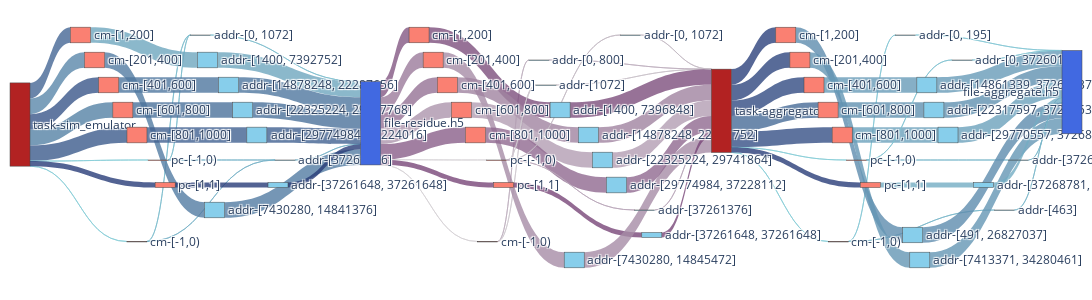

This figure's notebook cell:
### Code cell
f2_nodes, f2_nodes_dict = get_nodes_for_sankey(F2,rm_tags=['sim','agg_r','agg_w'])

# print(node_ref2)

f2_links = get_links_for_sankey(F2, f2_nodes_dict)
fig = go.Figure(go.Sankey(
            node = f2_nodes,
            link = f2_links, orientation='h'))

fig.update_layout(
    autosize=False,
    width=2000,
    height=300,
    margin=dict(
        l=10,
        r=10,
        b=40,
        t=10,
        pad=4
    ),
)
fig.show()
fig.write_html(f"{image_path}/sankey-grouped-sim_w_agg_r_w-vol-vfd.html")

### Figure 1 — Plotly figure (JSON) as saved in the notebook; plotly's stock layout.template omitted (floating-point values rounded to 4 significant figures)
{"data": [{"link": {"color": ["rgba(136.42857142857142, 204.64285714285714, 216.42857142857142, 0.8)", "rgba(68.57142857142857, 102.85714285714286, 148.57142857142856, 0.8)", "rgba(90.0, 135.0, 170.0, 0.8)", "rgba(57.85714285714286, 86.78571428571429, 137.85714285714286, 0.8)", "rgba(86.42857142857142, 129.64285714285714, 166.42857142857142, 0.8)", "rgba(61.42857142857143, 92.14285714285714, 141.42857142857144, 0.8)", "rgba(136.42857142857142, 204.64285714285714, 216.42857142857142, 0.8)", "rgba(40.0, 60.0, 120.0, 0.8)", "rgba(125.71428571428572, 188.57142857142858, 205.71428571428572, 0.8)", "rgba(118.57142857142857, 177.85714285714286, 198.57142857142858, 0.8)", "rgba(125.71428571428572, 188.57142857142858, 205.71428571428572, 0.8)", "rgba(118.57142857142857, 177.85714285714286, 198.57142857142858, 0.8)", "rgba(111.42857142857143, 167.14285714285714, 191.42857142857144, 0.8)", "rgba(82.85714285714286, 124.28571428571429, 162.85714285714286, 0.8)", "rgba(79.28571428571428, 118.92857142857143, 159.28571428571428, 0.8)", "rgba(75.71428571428571, 113.57142857142857, 155.71428571428572, 0.8)", "rgba(65.0, 97.5, 145.0, 0.8)", "rgba(40.0, 60.0, 120.0, 0.8)", "rgba(125.71428571428572, 188.57142857142858, 205.71428571428572, 0.8)", "rgba(118.57142857142857, 177.85714285714286, 198.57142857142858, 0.8)", "rgba(111.42857142857143, 167.14285714285714, 191.42857142857144, 0.8)", "rgba(82.85714285714286, 124.28571428571429, 162.85714285714286, 0.8)", "rgba(79.28571428571428, 118.92857142857143, 159.28571428571428, 0.8)", "rgba(75.71428571428571, 113.57142857142857, 155.71428571428572, 0.8)", "rgba(65.0, 97.5, 145.0, 0.8)", "rgba(40.0, 60.0, 120.0, 0.8)", "rgba(214.11764705882354, 211.1764705882353, 214.11764705882354, 0.8)", "rgba(131.76470588235293, 87.64705882352942, 131.76470588235293, 0.8)", "rgba(155.29411764705884, 122.94117647058823, 155.29411764705884, 0.8)", "rgba(149.41176470588235, 114.11764705882352, 149.41176470588235, 0.8)", "rgba(172.94117647058823, 149.41176470588235, 172.94117647058823, 0.8)", "rgba(137.64705882352942, 96.47058823529413, 137.64705882352942, 0.8)", "rgba(214.11764705882354, 211.1764705882353, 214.11764705882354, 0.8)", "rgba(120.0, 70.0, 120.0, 0.8)", "rgba(190.58823529411765, 175.88235294117646, 190.58823529411765, 0.8)", "rgba(208.23529411764707, 202.35294117647058, 208.23529411764707, 0.8)", "rgba(125.88235294117646, 78.8235294117647, 125.88235294117646, 0.8)", "rgba(167.05882352941177, 140.58823529411765, 167.05882352941177, 0.8)", "rgba(161.1764705882353, 131.76470588235293, 161.1764705882353, 0.8)", "rgba(178.8235294117647, 158.23529411764707, 178.8235294117647, 0.8)", "rgba(143.52941176470588, 105.29411764705883, 143.52941176470588, 0.8)", "rgba(196.47058823529412, 184.70588235294116, 196.47058823529412, 0.8)", "rgba(208.23529411764707, 202.35294117647058, 208.23529411764707, 0.8)", "rgba(184.70588235294116, 167.05882352941177, 184.70588235294116, 0.8)", "rgba(120.0, 70.0, 120.0, 0.8)", "rgba(190.58823529411765, 175.88235294117646, 190.58823529411765, 0.8)", "rgba(202.35294117647058, 193.52941176470588, 202.35294117647058, 0.8)", "rgba(125.88235294117646, 78.8235294117647, 125.88235294117646, 0.8)", "rgba(167.05882352941177, 140.58823529411765, 167.05882352941177, 0.8)", "rgba(161.1764705882353, 131.76470588235293, 161.1764705882353, 0.8)", "rgba(178.8235294117647, 158.23529411764707, 178.8235294117647, 0.8)", "rgba(143.52941176470588, 105.29411764705883, 143.52941176470588, 0.8)", "rgba(196.47058823529412, 184.70588235294116, 196.47058823529412, 0.8)", "rgba(184.70588235294116, 167.05882352941177, 184.70588235294116, 0.8)", "rgba(120.0, 70.0, 120.0, 0.8)", "rgba(136.42857142857142, 204.64285714285714, 216.42857142857142, 0.8)", "rgba(43.57142857142857, 65.35714285714286, 123.57142857142857, 0.8)", "rgba(47.14285714285715, 70.71428571428572, 127.14285714285715, 0.8)", "rgba(50.71428571428571, 76.07142857142856, 130.71428571428572, 0.8)", "rgba(72.14285714285714, 108.21428571428571, 152.14285714285714, 0.8)", "rgba(54.28571428571429, 81.42857142857144, 134.28571428571428, 0.8)", "rgba(136.42857142857142, 204.64285714285714, 216.42857142857142, 0.8)", "rgba(40.0, 60.0, 120.0, 0.8)", "rgba(132.85714285714286, 199.28571428571428, 212.85714285714286, 0.8)", "rgba(122.14285714285714, 183.21428571428572, 202.14285714285714, 0.8)", "rgba(93.57142857142858, 140.35714285714286, 173.57142857142858, 0.8)", "rgba(100.71428571428572, 151.07142857142856, 180.71428571428572, 0.8)", "rgba(104.28571428571428, 156.42857142857144, 184.28571428571428, 0.8)", "rgba(97.14285714285714, 145.71428571428572, 177.14285714285714, 0.8)", "rgba(107.85714285714286, 161.78571428571428, 187.85714285714286, 0.8)", "rgba(129.28571428571428, 193.92857142857144, 209.28571428571428, 0.8)", "rgba(122.14285714285714, 183.21428571428572, 202.14285714285714, 0.8)", "rgba(115.0, 172.5, 195.0, 0.8)", "rgba(132.85714285714286, 199.28571428571428, 212.85714285714286, 0.8)", "rgba(122.14285714285714, 183.21428571428572, 202.14285714285714, 0.8)", "rgba(93.57142857142858, 140.35714285714286, 173.57142857142858, 0.8)", "rgba(100.71428571428572, 151.07142857142856, 180.71428571428572, 0.8)", "rgba(104.28571428571428, 156.42857142857144, 184.28571428571428, 0.8)", "rgba(97.14285714285714, 145.71428571428572, 177.14285714285714, 0.8)", "rgba(107.85714285714286, 161.78571428571428, 187.85714285714286, 0.8)", "rgba(129.28571428571428, 193.92857142857144, 209.28571428571428, 0.8)", "rgba(122.14285714285714, 183.21428571428572, 202.14285714285714, 0.8)", "rgba(115.0, 172.5, 195.0, 0.8)"], "label": ["Access Volume : 0 <br />Average Count : 4 <br />Average Access Size : 0 <br />Operation : write<br />Bandwidth : 0", "Access Volume : 7.42 MB <br />Average Count : 200 <br />Average Access Size : 37.11 KB <br />Operation : write<br />Bandwidth : 2.41 MB/s", "Access Volume : 7.44 MB <br />Average Count : 200 <br />Average Access Size : 37.21 KB <br />Operation : write<br />Bandwidth : 1.87 MB/s", "Access Volume : 7.44 MB <br />Average Count : 200 <br />Average Access Size : 37.2 KB <br />Operation : write<br />Bandwidth : 2.51 MB/s", "Access Volume : 7.44 MB <br />Average Count : 200 <br />Average Access Size : 37.21 KB <br />Operation : write<br />Bandwidth : 1.89 MB/s", "Access Volume : 7.48 MB <br />Average Count : 201 <br />Average Access Size : 37.21 KB <br />Operation : write<br />Bandwidth : 2.48 MB/s", "Access Volume : 0 <br />Average Count : 4 <br />Average Access Size : 0 <br />Operation : write<br />Bandwidth : 0", "Access Volume : 2.4 MB <br />Average Count : 1 <br />Average Access Size : 2.4 MB <br />Operation : write<br />Bandwidth : 1.56 GB/s", "Access Volume : 5.19 KB <br />Average Count : 24 <br />Average Access Size : 216.33 B <br />Operation : write<br />Bandwidth : 292.05 B/s", "Access Volume : 272 B <br />Average Count : 1 <br />Average Access Size : 272 B <br />Operation : write<br />Bandwidth : 176.85 KB/s", "Access Volume : 5.19 KB <br />Average Count : 24 <br />Average Access Size : 216.33 B <br />Operation : write<br />Bandwidth : 292.05 B/s", "Access Volume : 272 B <br />Average Count : 1 <br />Average Access Size : 272 B <br />Operation : write<br />Bandwidth : 176.85 KB/s", "Access Volume : 7.46 MB <br />Average Count : 202 <br />Average Access Size : 36.94 KB <br />Operation : write<br />Bandwidth : 440.16 KB/s", "Access Volume : 7.45 MB <br />Average Count : 200 <br />Average Access Size : 37.24 KB <br />Operation : write<br />Bandwidth : 2.11 MB/s", "Access Volume : 7.45 MB <br />Average Count : 200 <br />Average Access Size : 37.23 KB <br />Operation : write<br />Bandwidth : 2.12 MB/s", "Access Volume : 7.45 MB <br />Average Count : 200 <br />Average Access Size : 37.25 KB <br />Operation : write<br />Bandwidth : 2.13 MB/s", "Access Volume : 7.49 MB <br />Average Count : 201 <br />Average Access Size : 37.25 KB <br />Operation : write<br />Bandwidth : 2.42 MB/s", "Access Volume : 2.4 MB <br />Average Count : 1 <br />Average Access Size : 2.4 MB <br />Operation : write<br />Bandwidth : 1.56 GB/s", "Access Volume : 5.19 KB <br />Average Count : 24 <br />Average Access Size : 216.33 B <br />Operation : write<br />Bandwidth : 292.05 B/s", "Access Volume : 272 B <br />Average Count : 1 <br />Average Access Size : 272 B <br />Operation : write<br />Bandwidth : 176.85 KB/s", "Access Volume : 7.46 MB <br />Average Count : 202 <br />Average Access Size : 36.94 KB <br />Operation : write<br />Bandwidth : 440.16 KB/s", "Access Volume : 7.45 MB <br />Average Count : 200 <br />Average Access Size : 37.24 KB <br />Operation : write<br />Bandwidth : 2.11 MB/s", "Access Volume : 7.45 MB <br />Average Count : 200 <br />Average Access Size : 37.23 KB <br />Operation : write<br />Bandwidth : 2.12 MB/s", "Access Volume : 7.45 MB <br />Average Count : 200 <br />Average Access Size : 37.25 KB <br />Operation : write<br />Bandwidth : 2.13 MB/s", "Access Volume : 7.49 MB <br />Average Count : 201 <br />Average Access Size : 37.25 KB <br />Operation : write<br />Bandwidth : 2.42 MB/s", "Access Volume : 2.4 MB <br />Average Count : 1 <br />Average Access Size : 2.4 MB <br />Operation : write<br />Bandwidth : 1.56 GB/s", "Access Volume : 0 <br />Average Count : 3 <br />Average Access Size : 0 <br />Operation : read<br />Bandwidth : 0", "Access Volume : 7.42 MB <br />Average Count : 200 <br />Average Access Size : 37.11 KB <br />Operation : read<br />Bandwidth : 11.12 MB/s", "Access Volume : 7.44 MB <br />Average Count : 200 <br />Average Access Size : 37.21 KB <br />Operation : read<br />Bandwidth : 10.68 MB/s", "Access Volume : 7.44 MB <br />Average Count : 200 <br />Average Access Size : 37.2 KB <br />Operation : read<br />Bandwidth : 10.69 MB/s", "Access Volume : 7.44 MB <br />Average Count : 200 <br />Average Access Size : 37.21 KB <br />Operation : read<br />Bandwidth : 10.43 MB/s", "Access Volume : 7.48 MB <br />Average Count : 201 <br />Average Access Size : 37.21 KB <br />Operation : read<br />Bandwidth : 10.78 MB/s", "Access Volume : 0 <br />Average Count : 3 <br />Average Access Size : 0 <br />Operation : read<br />Bandwidth : 0", "Access Volume : 2.4 MB <br />Average Count : 1 <br />Average Access Size : 2.4 MB <br />Operation : read<br />Bandwidth : 1.56 GB/s", "Access Volume : 2.18 KB <br />Average Count : 8 <br />Average Access Size : 273 B <br />Operation : read<br />Bandwidth : 46.58 KB/s", "Access Volume : 328 B <br />Average Count : 1 <br />Average Access Size : 328 B <br />Operation : read<br />Bandwidth : 93.56 B/s", "Access Volume : 7.43 MB <br />Average Count : 399 <br />Average Access Size : 18.62 KB <br />Operation : read<br />Bandwidth : 11.19 MB/s", "Access Volume : 7.45 MB <br />Average Count : 400 <br />Average Access Size : 18.62 KB <br />Operation : read<br />Bandwidth : 10.67 MB/s", "Access Volume : 7.45 MB <br />Average Count : 400 <br />Average Access Size : 18.62 KB <br />Operation : read<br />Bandwidth : 10.68 MB/s", "Access Volume : 7.45 MB <br />Average Count : 400 <br />Average Access Size : 18.62 KB <br />Operation : read<br />Bandwidth : 10.41 MB/s", "Access Volume : 7.49 MB <br />Average Count : 402 <br />Average Access Size : 18.62 KB <br />Operation : read<br />Bandwidth : 10.76 MB/s", "Access Volume : 1.57 KB <br />Average Count : 4 <br />Average Access Size : 392 B <br />Operation : read<br />Bandwidth : 32.85 KB/s", "Access Volume : 328 B <br />Average Count : 1 <br />Average Access Size : 328 B <br />Operation : read<br />Bandwidth : 93.56 B/s", "Access Volume : 512 B <br />Average Count : 1 <br />Average Access Size : 512 B <br />Operation : read<br />Bandwidth : 332.9 KB/s", "Access Volume : 2.4 MB <br />Average Count : 1 <br />Average Access Size : 2.4 MB <br />Operation : read<br />Bandwidth : 1.56 GB/s", "Access Volume : 2.18 KB <br />Average Count : 8 <br />Average Access Size : 273 B <br />Operation : read<br />Bandwidth : 46.58 KB/s", "Access Volume : 656 B <br />Average Count : 2 <br />Average Access Size : 328 B <br />Operation : read<br />Bandwidth : 187.13 B/s", "Access Volume : 7.43 MB <br />Average Count : 399 <br />Average Access Size : 18.62 KB <br />Operation : read<br />Bandwidth : 11.19 MB/s", "Access Volume : 7.45 MB <br />Average Count : 400 <br />Average Access Size : 18.62 KB <br />Operation : read<br />Bandwidth : 10.67 MB/s", "Access Volume : 7.45 MB <br />Average Count : 400 <br />Average Access Size : 18.62 KB <br />Operation : read<br />Bandwidth : 10.68 MB/s", "Access Volume : 7.45 MB <br />Average Count : 400 <br />Average Access Size : 18.62 KB <br />Operation : read<br />Bandwidth : 10.41 MB/s", "Access Volume : 7.49 MB <br />Average Count : 402 <br />Average Access Size : 18.62 KB <br />Operation : read<br />Bandwidth : 10.76 MB/s", "Access Volume : 1.57 KB <br />Average Count : 4 <br />Average Access Size : 392 B <br />Operation : read<br />Bandwidth : 32.85 KB/s", "Access Volume : 512 B <br />Average Count : 1 <br />Average Access Size : 512 B <br />Operation : read<br />Bandwidth : 332.9 KB/s", "Access Volume : 2.4 MB <br />Average Count : 1 <br />Average Access Size : 2.4 MB <br />Operation : read<br />Bandwidth : 1.56 GB/s", "Access Volume : 0 <br />Average Count : 3 <br />Average Access Size : 0 <br />Operation : write<br />Bandwidth : 0", "Access Volume : 7.42 MB <br />Average Count : 200 <br />Average Access Size : 37.11 KB <br />Operation : write<br />Bandwidth : 5.64 MB/s", "Access Volume : 7.44 MB <br />Average Count : 200 <br />Average Access Size : 37.21 KB <br />Operation : write<br />Bandwidth : 4.46 MB/s", "Access Volume : 7.44 MB <br />Average Count : 200 <br />Average Access Size : 37.2 KB <br />Operation : write<br />Bandwidth : 4.06 MB/s", "Access Volume : 7.44 MB <br />Average Count : 200 <br />Average Access Size : 37.21 KB <br />Operation : write<br />Bandwidth : 2.37 MB/s", "Access Volume : 7.48 MB <br />Average Count : 201 <br />Average Access Size : 37.21 KB <br />Operation : write<br />Bandwidth : 2.68 MB/s", "Access Volume : 0 <br />Average Count : 3 <br />Average Access Size : 0 <br />Operation : write<br />Bandwidth : 0", "Access Volume : 2.4 MB <br />Average Count : 1 <br />Average Access Size : 2.4 MB <br />Operation : write<br />Bandwidth : 1.56 GB/s", "Access Volume : 562 B <br />Average Count : 4 <br />Average Access Size : 140.5 B <br />Operation : write<br />Bandwidth : 25.2 B/s", "Access Volume : 28 B <br />Average Count : 1 <br />Average Access Size : 28 B <br />Operation : write<br />Bandwidth : 18.21 KB/s", "Access Volume : 7.42 MB <br />Average Count : 398 <br />Average Access Size : 18.63 KB <br />Operation : write<br />Bandwidth : 1.14 MB/s", "Access Volume : 7.45 MB <br />Average Count : 400 <br />Average Access Size : 18.63 KB <br />Operation : write<br />Bandwidth : 912.66 KB/s", "Access Volume : 7.45 MB <br />Average Count : 400 <br />Average Access Size : 18.63 KB <br />Operation : write<br />Bandwidth : 856.42 KB/s", "Access Volume : 7.45 MB <br />Average Count : 400 <br />Average Access Size : 18.63 KB <br />Operation : write<br />Bandwidth : 928.42 KB/s", "Access Volume : 7.49 MB <br />Average Count : 401 <br />Average Access Size : 18.68 KB <br />Operation : write<br />Bandwidth : 530 KB/s", "Access Volume : 876 B <br />Average Count : 5 <br />Average Access Size : 175.2 B <br />Operation : write<br />Bandwidth : 74.18 B/s", "Access Volume : 28 B <br />Average Count : 1 <br />Average Access Size : 28 B <br />Operation : write<br />Bandwidth : 18.21 KB/s", "Access Volume : 2.4 MB <br />Average Count : 1000 <br />Average Access Size : 2.4 KB <br />Operation : write<br />Bandwidth : 328.73 KB/s", "Access Volume : 562 B <br />Average Count : 4 <br />Average Access Size : 140.5 B <br />Operation : write<br />Bandwidth : 25.2 B/s", "Access Volume : 28 B <br />Average Count : 1 <br />Average Access Size : 28 B <br />Operation : write<br />Bandwidth : 18.21 KB/s", "Access Volume : 7.42 MB <br />Average Count : 398 <br />Average Access Size : 18.63 KB <br />Operation : write<br />Bandwidth : 1.14 MB/s", "Access Volume : 7.45 MB <br />Average Count : 400 <br />Average Access Size : 18.63 KB <br />Operation : write<br />Bandwidth : 912.66 KB/s", "Access Volume : 7.45 MB <br />Average Count : 400 <br />Average Access Size : 18.63 KB <br />Operation : write<br />Bandwidth : 856.42 KB/s", "Access Volume : 7.45 MB <br />Average Count : 400 <br />Average Access Size : 18.63 KB <br />Operation : write<br />Bandwidth : 928.42 KB/s", "Access Volume : 7.49 MB <br />Average Count : 401 <br />Average Access Size : 18.68 KB <br />Operation : write<br />Bandwidth : 530 KB/s", "Access Volume : 876 B <br />Average Count : 5 <br />Average Access Size : 175.2 B <br />Operation : write<br />Bandwidth : 74.18 B/s", "Access Volume : 28 B <br />Average Count : 1 <br />Average Access Size : 28 B <br />Operation : write<br />Bandwidth : 18.21 KB/s", "Access Volume : 2.4 MB <br />Average Count : 1000 <br />Average Access Size : 2.4 KB <br />Operation : write<br />Bandwidth : 328.73 KB/s"], "source": [0, 0, 0, 0, 0, 0, 0, 0, 1, 1, 2, 2, 3, 4, 5, 6, 7, 8, 9, 10, 11, 12, 13, 14, 15, 16, 17, 17, 17, 17, 17, 17, 17, 17, 18, 18, 19, 20, 21, 22, 23, 24, 24, 24, 25, 26, 27, 28, 29, 30, 31, 32, 33, 34, 35, 36, 36, 36, 36, 36, 36, 36, 36, 37, 37, 38, 39, 40, 41, 42, 43, 43, 44, 45, 46, 47, 48, 49, 50, 51, 52, 53, 54], "target": [1, 3, 4, 5, 6, 7, 2, 8, 9, 10, 9, 10, 11, 12, 13, 14, 15, 16, 17, 17, 17, 17, 17, 17, 17, 17, 18, 19, 20, 21, 22, 23, 24, 25, 26, 27, 28, 29, 30, 31, 32, 33, 27, 34, 35, 36, 36, 36, 36, 36, 36, 36, 36, 36, 36, 37, 38, 39, 40, 41, 42, 43, 44, 45, 46, 47, 48, 49, 50, 51, 52, 53, 54, 55, 55, 55, 55, 55, 55, 55, 55, 55, 55], "value": [1, 7422108, 7441148, 7440164, 7442936, 7479508, 1, 2400000, 5192, 272, 5192, 272, 7460880, 7447968, 7446976, 7449760, 7486392, 2400000, 5192, 272, 7460880, 7447968, 7446976, 7449760, 7486392, 2400000, 1, 7422108, 7441148, 7440164, 7442936, 7479508, 1, 2400000, 2184, 328, 7428880, 7447968, 7446976, 7449760, 7486392, 1568, 328, 512, 2400000, 2184, 656, 7428880, 7447968, 7446976, 7449760, 7486392, 1568, 512, 2400000, 1, 7422108, 7441148, 7440164, 7442936, 7479508, 1, 2400000, 562, 28, 7416064, 7451168, 7450176, 7452960, 7489592, 876, 28, 2400000, 562, 28, 7416064, 7451168, 7450176, 7452960, 7489592, 876, 28, 2400000]}, "node": {"color": ["FireBrick", "Salmon", "Salmon", "Salmon", "Salmon", "Salmon", "Salmon", "Salmon", "Salmon", "SkyBlue", "SkyBlue", "SkyBlue", "SkyBlue", "SkyBlue", "SkyBlue", "SkyBlue", "SkyBlue", "RoyalBlue", "Salmon", "Salmon", "Salmon", "Salmon", "Salmon", "Salmon", "Salmon", "Salmon", "SkyBlue", "SkyBlue", "SkyBlue", "SkyBlue", "SkyBlue", "SkyBlue", "SkyBlue", "SkyBlue", "SkyBlue", "SkyBlue", "FireBrick", "Salmon", "Salmon", "Salmon", "Salmon", "Salmon", "Salmon", "Salmon", "Salmon", "SkyBlue", "SkyBlue", "SkyBlue", "SkyBlue", "SkyBlue", "SkyBlue", "SkyBlue", "SkyBlue", "SkyBlue", "SkyBlue", "RoyalBlue"], "label": ["task-sim_emulator", "cm-[-1,0)", "pc-[-1,0)", "cm-[1,200]", "cm-[201,400]", "cm-[401,600]", "cm-[601,800]", "cm-[801,1000]", "pc-[1,1]", "addr-[0, 1072]", "addr-[37261376]", "addr-[1400, 7392752]", "addr-[7430280, 14841376]", "addr-[14878248, 22287656]", "addr-[22325224, 29737768]", "addr-[29774984, 37224016]", "addr-[37261648, 37261648]", "file-residue.h5", "cm-[-1,0)", "cm-[1,200]", "cm-[201,400]", "cm-[401,600]", "cm-[601,800]", "cm-[801,1000]", "pc-[-1,0)", "pc-[1,1]", "addr-[0, 800]", "addr-[1072]", "addr-[1400, 7396848]", "addr-[7430280, 14845472]", "addr-[14878248, 22291752]", "addr-[22325224, 29741864]", "addr-[29774984, 37228112]", "addr-[0, 1072]", "addr-[37261376]", "addr-[37261648, 37261648]", "task-aggregator", "cm-[-1,0)", "cm-[1,200]", "cm-[201,400]", "cm-[401,600]", "cm-[601,800]", "cm-[801,1000]", "pc-[-1,0)", "pc-[1,1]", "addr-[0, 195]", "addr-[463]", "addr-[491, 26827037]", "addr-[7413371, 34280461]", "addr-[14861339, 37262337]", "addr-[22317597, 37265537]", "addr-[29770557, 37268737]", "addr-[0, 37260149]", "addr-[37268753]", "addr-[37268781, 39674399]", "file-aggregate.h5"], "x": [0, 0.05921, 0.1382, 0.06579, 0.07895, 0.09211, 0.1053, 0.1184, 0.1447, 0.1776, 0.2566, 0.1842, 0.1908, 0.2039, 0.2171, 0.2303, 0.25, 0.3158, 0.375, 0.3816, 0.3947, 0.4079, 0.4211, 0.4342, 0.4539, 0.4605, 0.4934, 0.5, 0.5132, 0.5263, 0.5395, 0.5526, 0.5658, 0.5789, 0.5921, 0.5987, 0.6579, 0.7171, 0.7237, 0.7368, 0.75, 0.7632, 0.7763, 0.7895, 0.8026, 0.8355, 0.9276, 0.8421, 0.8487, 0.8553, 0.8618, 0.875, 0.8882, 0.9408, 0.9079, 1], "y": [0, 0, 0.6, 0.1, 0.2, 0.3, 0.4, 0.5, 0.7, 0.1, 0.6, 0.2, 0.8, 0.3, 0.4, 0.5, 0.7, 0, 0, 0.1, 0.2, 0.3, 0.4, 0.5, 0.6, 0.7, 0.2, 0.3, 0.4, 1, 0.5, 0.6, 0.7, 0.1, 0.8, 0.9, 0, 0, 0.1, 0.2, 0.3, 0.4, 0.5, 0.6, 0.7, 0.1, 0.8, 0.9, 1, 0.3, 0.4, 0.5, 0.2, 0.6, 0.7, 0]}, "orientation": "h", "type": "sankey"}], "layout": {"autosize": false, "height": 300, "margin": {"b": 40, "l": 10, "pad": 4, "r": 10, "t": 10}, "width": 2000}}
